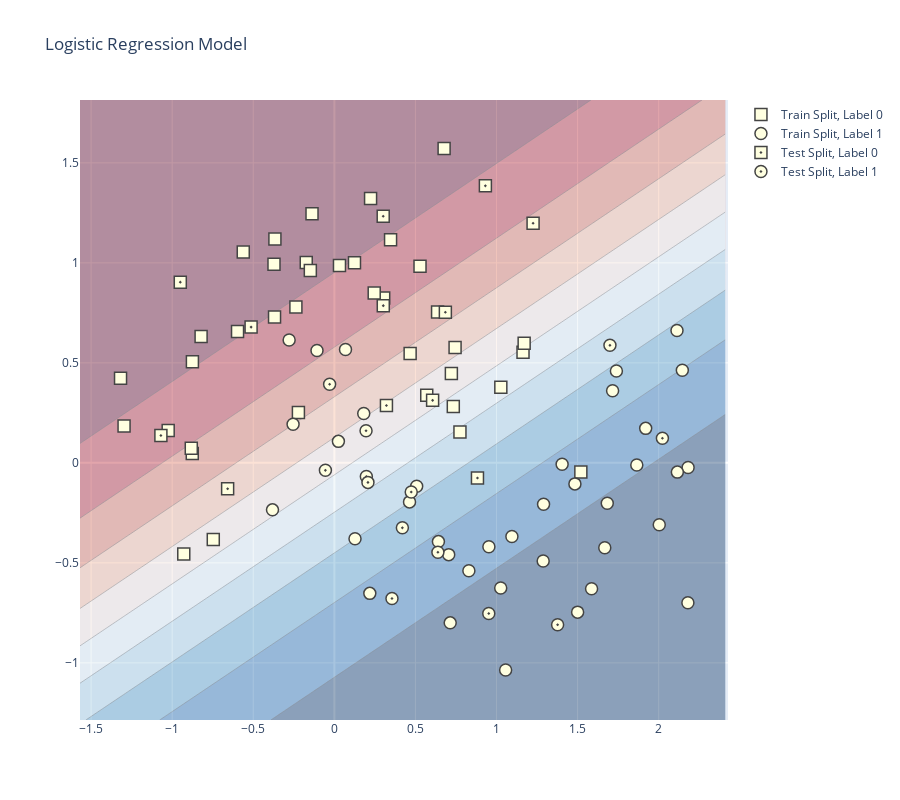

The notebook cell this image was saved under:
### Code cell
#show the decision boundary of the logistic regression model
X, y = make_moons(noise=0.3, random_state=0)

# Create a mesh grid on which we will run our model
x_min, x_max = X[:, 0].min() - margin, X[:, 0].max() + margin
y_min, y_max = X[:, 1].min() - margin, X[:, 1].max() + margin
xrange = np.arange(x_min, x_max, mesh_size)
yrange = np.arange(y_min, y_max, mesh_size)
xx, yy = np.meshgrid(xrange, yrange)

# put classifier on a grid
classifier = LogisticRegression(random_state=42, max_iter = 1000)
classifier.fit(X_train, y_train)
Z = classifier.predict_proba(np.c_[xx.ravel(), yy.ravel()])[:, 1]
Z = Z.reshape(xx.shape)

trace_specs = [
    [X_train, y_train, '0', 'Train', 'square'],
    [X_train, y_train, '1', 'Train', 'circle'],
    [X_test, y_test, '0', 'Test', 'square-dot'],
    [X_test, y_test, '1', 'Test', 'circle-dot']
]

fig = go.Figure(data=[
    go.Scatter(
        x=X[y==label, 0], y=X[y==label, 1],
        name=f'{split} Split, Label {label}',
        mode='markers', marker_symbol=marker
    )
    for X, y, label, split, marker in trace_specs
])

#add a title
fig.update_layout(title='Logistic Regression Model', height=800)

fig.update_traces(
    marker_size=12, marker_line_width=1.5,
    marker_color="lightyellow"
)

fig.add_trace(
    go.Contour(
        x=xrange,
        y=yrange,
        z=Z,
        showscale=False,
        colorscale='RdBu',
        opacity=0.4,
        name='Score',
        hoverinfo='skip'
    )
)
fig.show()

### Figure 1 — Plotly figure (JSON) as saved in the notebook; plotly's stock layout.template omitted (floating-point values rounded to 4 significant figures; data arrays with more than 128 entries replaced by an {"elided": "..."} marker saying what was removed)
{"data": [{"marker": {"color": "lightyellow", "line": {"width": 1.5}, "size": 12, "symbol": "square"}, "mode": "markers", "name": "Train Split, Label 0", "type": "scatter", "x": [-1.025, 0.5697, -1.297, 0.3467, 0.6365, -0.1377, 0.7444, -0.2371, 0.5282, -0.3723, -0.8762, -0.3665, 0.3043, 1.52, -0.8217, 0.03159, -0.1733, 0.7216, -0.1481, -0.2217, -0.9286, 0.4673, 1.163, 0.7746, -1.319, -0.597, 1.17, -0.8823, -0.7466, -0.5618, 0.6768, 0.2233, 0.2458, 0.7335, 0.1241, -0.8754, -0.3689, 1.027], "y": [0.1619, 0.3374, 0.1841, 1.116, 0.7544, 1.245, 0.5766, 0.7788, 0.983, 0.9929, 0.04657, 1.12, 0.8237, -0.04516, 0.6314, 0.987, 1.002, 0.4472, 0.9616, 0.2516, -0.4563, 0.547, 0.5529, 0.1538, 0.4231, 0.6572, 0.5984, 0.07249, -0.383, 1.055, 1.572, 1.322, 0.8496, 0.2816, 1.001, 0.5054, 0.7289, 0.3778]}, {"marker": {"color": "lightyellow", "line": {"width": 1.5}, "size": 12, "symbol": "circle"}, "mode": "markers", "name": "Train Split, Label 1", "type": "scatter", "x": [1.29, 1.668, -0.3815, 2.181, 0.1273, 2.146, 2.115, 0.6417, 0.8295, -0.2545, 2.113, -0.107, 0.06873, 1.92, 1.405, 2.003, 0.7052, -0.2788, 1.056, 1.288, 0.02494, 1.865, 0.5076, 1.483, 0.9529, 2.18, 1.739, 0.1812, 1.026, 1.095, 1.5, 1.683, 0.4636, 1.716, 0.2186, 1.586, 0.7144], "y": [-0.2069, -0.4249, -0.2349, -0.02292, -0.3797, 0.463, -0.04624, -0.3937, -0.5393, 0.1932, 0.6621, 0.5618, 0.5665, 0.1725, -0.007057, -0.3091, -0.4589, 0.6142, -1.036, -0.491, 0.1075, -0.01108, -0.1173, -0.1052, -0.4198, -0.6998, 0.459, 0.2472, -0.6257, -0.3684, -0.7464, -0.202, -0.1952, 0.3607, -0.6525, -0.6298, -0.7999]}, {"marker": {"color": "lightyellow", "line": {"width": 1.5}, "size": 12, "symbol": "square-dot"}, "mode": "markers", "name": "Test Split, Label 0", "type": "scatter", "x": [0.6059, 0.8825, 0.3012, 0.3212, -0.5135, 0.3017, 1.225, 0.6845, -0.6581, -1.07, -0.95, 0.9313], "y": [0.3125, -0.07576, 1.233, 0.2867, 0.6787, 0.786, 1.198, 0.7529, -0.1294, 0.1367, 0.9036, 1.385]}, {"marker": {"color": "lightyellow", "line": {"width": 1.5}, "size": 12, "symbol": "circle-dot"}, "mode": "markers", "name": "Test Split, Label 1", "type": "scatter", "x": [0.1973, 0.1954, 0.3554, 1.377, 2.023, 1.699, 0.6386, 0.9522, 0.474, 0.4195, -0.02922, 0.2072, -0.05514], "y": [-0.06802, 0.1609, -0.6785, -0.8092, 0.1233, 0.5877, -0.4472, -0.7531, -0.1458, -0.3248, 0.3929, -0.09767, -0.03733]}, {"colorscale": [[0, "rgb(103,0,31)"], [0.1, "rgb(178,24,43)"], [0.2, "rgb(214,96,77)"], [0.3, "rgb(244,165,130)"], [0.4, "rgb(253,219,199)"], [0.5, "rgb(247,247,247)"], [0.6, "rgb(209,229,240)"], [0.7, "rgb(146,197,222)"], [0.8, "rgb(67,147,195)"], [0.9, "rgb(33,102,172)"], [1, "rgb(5,48,97)"]], "hoverinfo": "skip", "name": "Score", "opacity": 0.4, "showscale": false, "type": "contour", "x": {"elided": "200 float values"}, "y": {"elided": "156 float values"}, "z": {"elided": "156x200 float values"}}], "layout": {"height": 800, "title": {"text": "Logistic Regression Model"}}}
